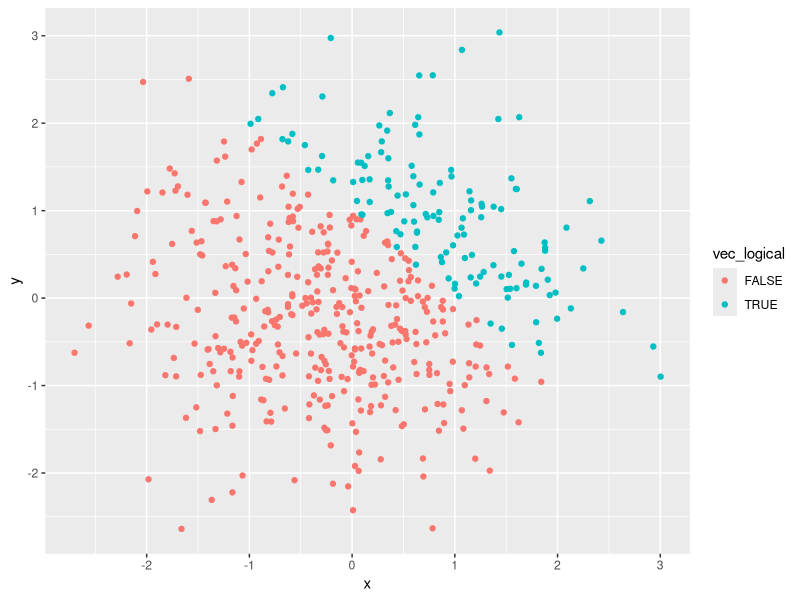

Write R code to recreate this figure.
## ---- chunk 1
library(tidyverse)
## ---- chunk 2
problem1_df = tibble(
  norm_samp = rnorm(8),
  norm_samp_pos = norm_samp > 0,
  vec_char = c("This", "is", "the", "first", "data", "science", "homework", "assignment"),
  vec_factor = factor(c("one", "two", "three", "one", "two", "three", "one", "two"))
)
## ---- chunk 3
mean(pull(problem1_df, norm_samp))

mean(pull(problem1_df, norm_samp_pos))

mean(pull(problem1_df, vec_char))

mean(pull(problem1_df, vec_factor))
## ---- chunk 4
as.numeric(pull(problem1_df, norm_samp_pos))

as.numeric(pull(problem1_df, vec_char))

as.numeric(pull(problem1_df, vec_factor))
## ---- chunk 5
log_num = as.numeric(pull(problem1_df, norm_samp_pos))

log_num * (pull(problem1_df, norm_samp))

log_fac = as.factor(pull(problem1_df, norm_samp_pos))

log_fac * (pull(problem1_df, norm_samp))

log_fac_num = as.numeric(as.factor(pull(problem1_df, norm_samp_pos)))

log_fac_num * (pull(problem1_df, norm_samp))
## ---- chunk 6
problem2_df = tibble(
  x = rnorm(500),
  y = rnorm(500),
  vec_logical = x + y > 1,
  vec_numeric = as.numeric(vec_logical),
  vec_factor = as.factor(vec_logical),
)
## ---- chunk 7
ggplot(problem2_df, aes(x = x, y = y, color = vec_logical)) + geom_point()
